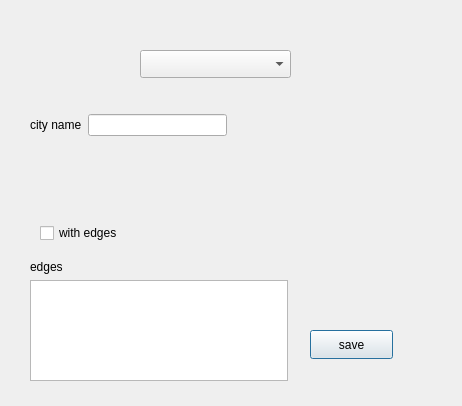
<?xml version="1.0" encoding="UTF-8"?>
<ui version="4.0">
 <class>addCitypage</class>
 <widget class="QDialog" name="addCitypage">
  <property name="geometry">
   <rect>
    <x>0</x>
    <y>0</y>
    <width>462</width>
    <height>406</height>
   </rect>
  </property>
  <property name="windowTitle">
   <string>Dialog</string>
  </property>
  <widget class="QComboBox" name="comboBox">
   <property name="geometry">
    <rect>
     <x>140</x>
     <y>50</y>
     <width>151</width>
     <height>28</height>
    </rect>
   </property>
  </widget>
  <widget class="QPushButton" name="pushButton">
   <property name="geometry">
    <rect>
     <x>310</x>
     <y>330</y>
     <width>83</width>
     <height>29</height>
    </rect>
   </property>
   <property name="text">
    <string>save</string>
   </property>
  </widget>
  <widget class="QWidget" name="layoutWidget">
   <property name="geometry">
    <rect>
     <x>30</x>
     <y>110</y>
     <width>197</width>
     <height>30</height>
    </rect>
   </property>
   <layout class="QHBoxLayout" name="horizontalLayout">
    <item>
     <widget class="QLabel" name="label">
      <property name="text">
       <string>city name</string>
      </property>
     </widget>
    </item>
    <item>
     <widget class="QLineEdit" name="lineEdit"/>
    </item>
   </layout>
  </widget>
  <widget class="QWidget" name="layoutWidget">
   <property name="geometry">
    <rect>
     <x>30</x>
     <y>260</y>
     <width>258</width>
     <height>121</height>
    </rect>
   </property>
   <layout class="QVBoxLayout" name="verticalLayout">
    <item>
     <widget class="QLabel" name="label_2">
      <property name="text">
       <string>edges</string>
      </property>
     </widget>
    </item>
    <item>
     <widget class="QTextEdit" name="textEdit"/>
    </item>
   </layout>
  </widget>
  <widget class="QCheckBox" name="checkBox">
   <property name="geometry">
    <rect>
     <x>40</x>
     <y>220</y>
     <width>111</width>
     <height>26</height>
    </rect>
   </property>
   <property name="text">
    <string>with edges</string>
   </property>
  </widget>
 </widget>
 <resources/>
 <connections/>
</ui>
